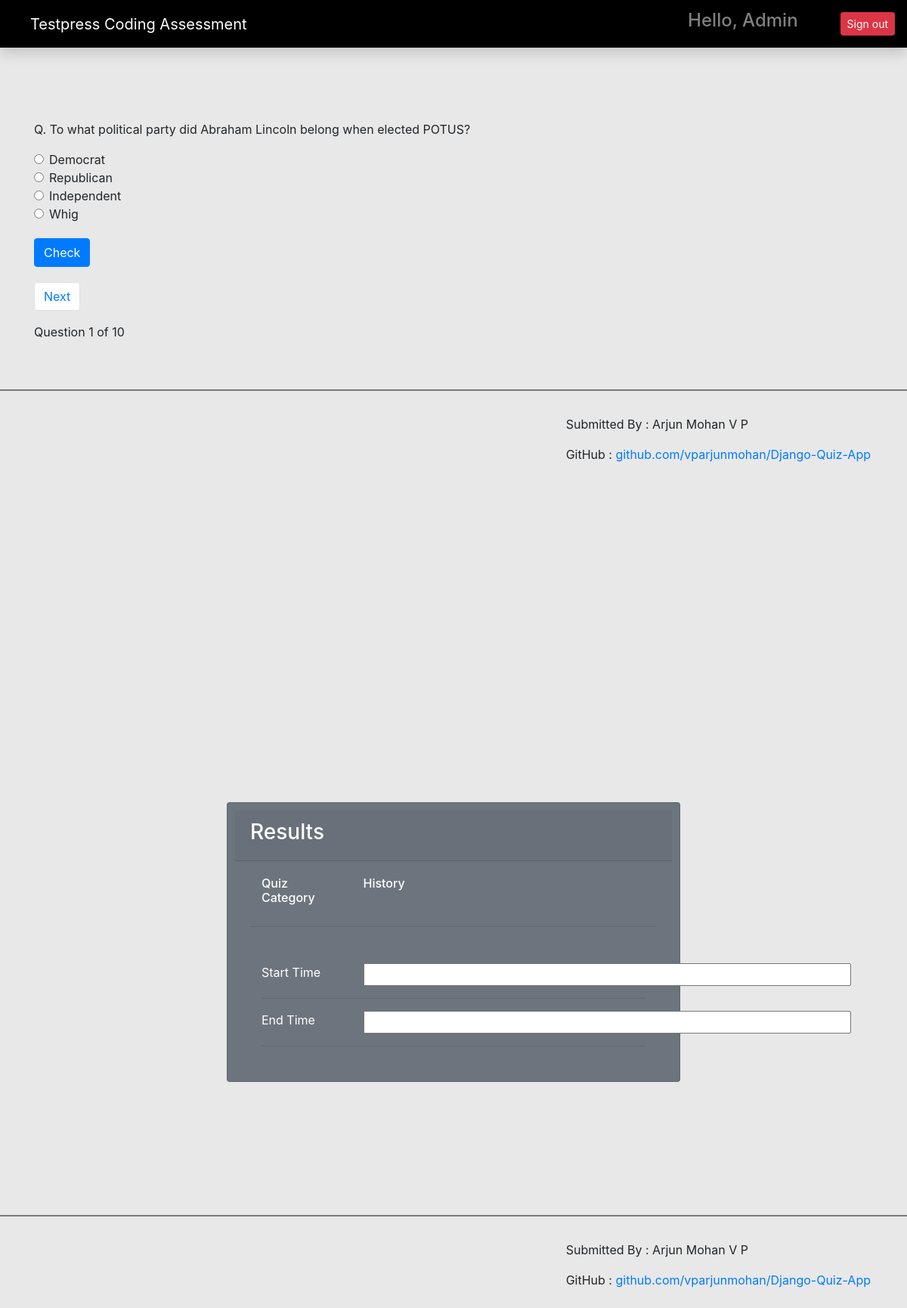
/quiz/category/3/ (signed in), run on the app's committed database.
### quiz/models.py (models this page shows, shortened)
class Question(models.Model):
    choice = models.ForeignKey(Category, on_delete=models.CASCADE)
    question = models.CharField(max_length=250)
    answer = models.CharField(max_length=100)
    option_one = models.CharField(max_length=100)
    option_two = models.CharField(max_length=100)
    option_three = models.CharField(max_length=100, blank=True)
    option_four = models.CharField(max_length=100, blank=True)
    created_at = models.DateTimeField(auto_now_add=True)
    updated_at = models.DateTimeField(auto_now=True)

class Category(models.Model):
    owner = models.ForeignKey(to=User, on_delete=models.CASCADE)
    category = models.CharField(max_length=200)
    def __str__(self):
        return self.category

### quiz/views.py (the view, shortened to what this page needs)
# urls.py: path('category/<int:pk>/', take_quiz, name='take_quiz'),
@login_required(login_url='/login/')
def take_quiz(request, pk):
    questions = Question.objects.filter(choice=pk).order_by('-created_at')
    paginator = Paginator(questions,1)
    page_number = request.GET.get('page')
    page_obj = Paginator.get_page(paginator, page_number)
    context = {'questions': questions, 'page_obj': page_obj,}
    if request.method == 'GET':
        request.session['previous_page'] = request.path_info + "?page=" + request.GET.get("page", '1')
        return render(request, 'quiz.html', context)

### templates/quiz.html (shortened to what this page needs)
{% extends 'base.html' %}
{% load static %}
{% block content %}
<div id="section1">
<div class="container mt-5 pt-5">
{% for question in page_obj %}
<form action="" method="post">
  <p>Q. {{question.question}}</p>
  <div class="form-check">
  <input class="form-check-input" type="radio" name="option" id="option_one" value="{{question.option_one}}">
    {{question.option_one}}
</div>
<div class="form-check">
  <input class="form-check-input" type="radio" name="option" id="option_two" value="{{question.option_two}}">
    {{question.option_two}}
</div>
<div class="form-check">
  <input class="form-check-input" type="radio" name="option" id="option_three" value="{{question.option_three}}">
    {{question.option_three}}
</div>
<div class="form-check lower-radio">
  <input class="form-check-input" type="radio" name="option" id="option_four" value="{{question.option_four}}">
    {{question.option_four}}
</div>
  <input class="btn btn-primary check-btn" type="submit" value="Check" id="check" onclick="displayRadioValue();"/>
</form>
</div>
{% endfor %}
<div class="container">
  <div class="pagination-btns">
    <ol class="pagination align-right mr-auto">
    {% if page_obj.has_next %}
      <li class="page-item">
        <a id="next-btn" class="page-link btn btn-success" href="?page={{ page_obj.next_page_number }}" id="next-button" >Next</a>
      </li>
      {% endif %}
    </ol>
Question {{page_obj.number}} of {{page_obj.paginator.num_pages}}
</div>
</div>
    <br><br>
<hr style="height:1px;color:gray;background-color:gray;">
<footer class="mr-lg-5 mt-3" style="float:right;">
  <p>Submitted By : Arjun Mohan V P</p>
  <p>GitHub : <a href="https://github.com/vparjunmohan/Django-Quiz-App" target=_blank>github.com/vparjunmohan/Django-Quiz-App</a></p>
</footer>
</div>
<div  id="section2">
<div class="card text-white bg-secondary mb-3 quizresults">
    <div class="card-header"><h3>Results</h3></div>
    <div class="card-body">
    <div class="container">
    <div class="row">
      <h6 class="card-title col-3">Quiz Category</h6>
      {% for question in page_obj %}
      <h6 class="card-title col-8">{{question.choice}} </h6>
      {% endfor %}
    </div>
    </div>
    <hr>
      <div class="container mt-lg-5">
      <div class="row">
        <div class="col-3">Start Time</div>
        <div class="col-8" id="displayStartTime">
        <input type="text" size="58" id="startTimeField" readonly="true">
        </div>
      </div>
      <hr>
      <div class="row">
        <div class="col-3">End Time</div>
        <div class="col-8" id="displayEndTime">
        <input type="text" size="58" id="endTimeField" readonly="true">
        </div>
      </div>
      <hr>
      </div>
    </div>
  </div>
      <br><br><br><br><br><br>
<hr style="height:1px;color:gray;background-color:gray;">
<footer class="mr-lg-5 mt-3" style="float:right;">
  <p>Submitted By : Arjun Mohan V P</p>
  <p>GitHub : <a href="https://github.com/vparjunmohan/Django-Quiz-App" target=_blank>github.com/vparjunmohan/Django-Quiz-App</a></p>
</footer>
</div>
{% endblock content %}

### templates/base.html (shortened to what this page needs)
{% load static %}
<html lang="en">
<head>
  <link href="{% static 'css/bootstrap.min.css'%}" rel="stylesheet" />
  <link href="{% static 'css/main.css'%}" rel="stylesheet" />
  <link rel="stylesheet" href="https://maxcdn.bootstrapcdn.com/bootstrap/4.0.0/css/bootstrap.min.css" />
  <link rel="stylesheet" href="{% static 'css/styles.css' %}">
</head>
<body>
  <nav class="navbar navbar-dark sticky-top flex-md-nowrap p-0 shadow">
    <a class="navbar-brand col-md-3 col-lg-2 me-0 px-3 ml-4" href="{% url 'index_page' %}">Testpress Coding
      Assessment</a>
    <ul class="navbar-nav px-3" style="display: flex; flex-direction: row; align-items:center;">
      <li class="nav-item text-nowrap">
        <div href="" class="nav-link">
          <h4 class="text text-capitalize">
            Hello, {{request.user.username}}
          </h4>
        </div>
      </li>
      <li class="nav-item text-nowrap mt-3 ml-2">
        <form action="{% url 'logout' %}" method="post">
          <input class="btn btn-danger btn-sm ml-5" type="submit" value="Sign out">
        </form>
      </li>
    </ul>
  </nav>
  {% block content %}
  {% endblock content %}
</body>
</html>

### quiz/static/css/main.css (style rules this page uses)
.navbar { background-color: black; }

### quiz/static/css/styles.css (style rules this page uses)
body { overflow: hidden; background-color: #e8e8e8; }
.check-btn { margin-top: 10px; }
.pagination-btns { margin-top: 20px; }
.lower-radio { margin-bottom: 10px; }
.quizresults { margin: auto; margin-top: 150px; width: 50%; padding: 10px; }
#section1 { height: 100vh; }
#section2 { height: 100vh; }

### data on the page
Question: question "To what political party did Abraham Lincoln belong when elected POTUS?", option_one "Democrat", option_two "Republican", option_three "Independent", option_four "Whig", choice "History"

### other printed values
{{ request.user.username }} "Admin"
{{ page_obj.number }} "1"
{{ page_obj.paginator.num_pages }} "10"
